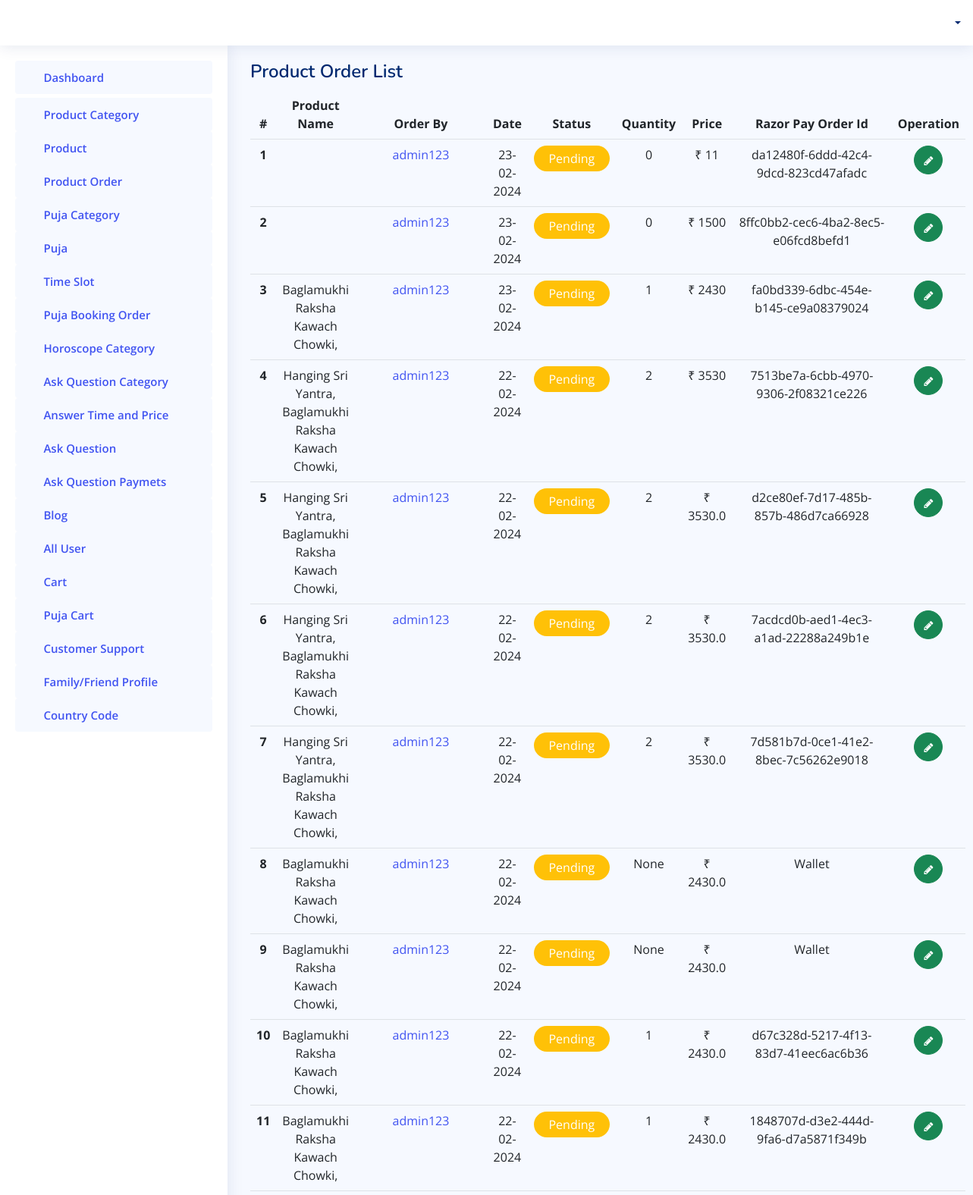
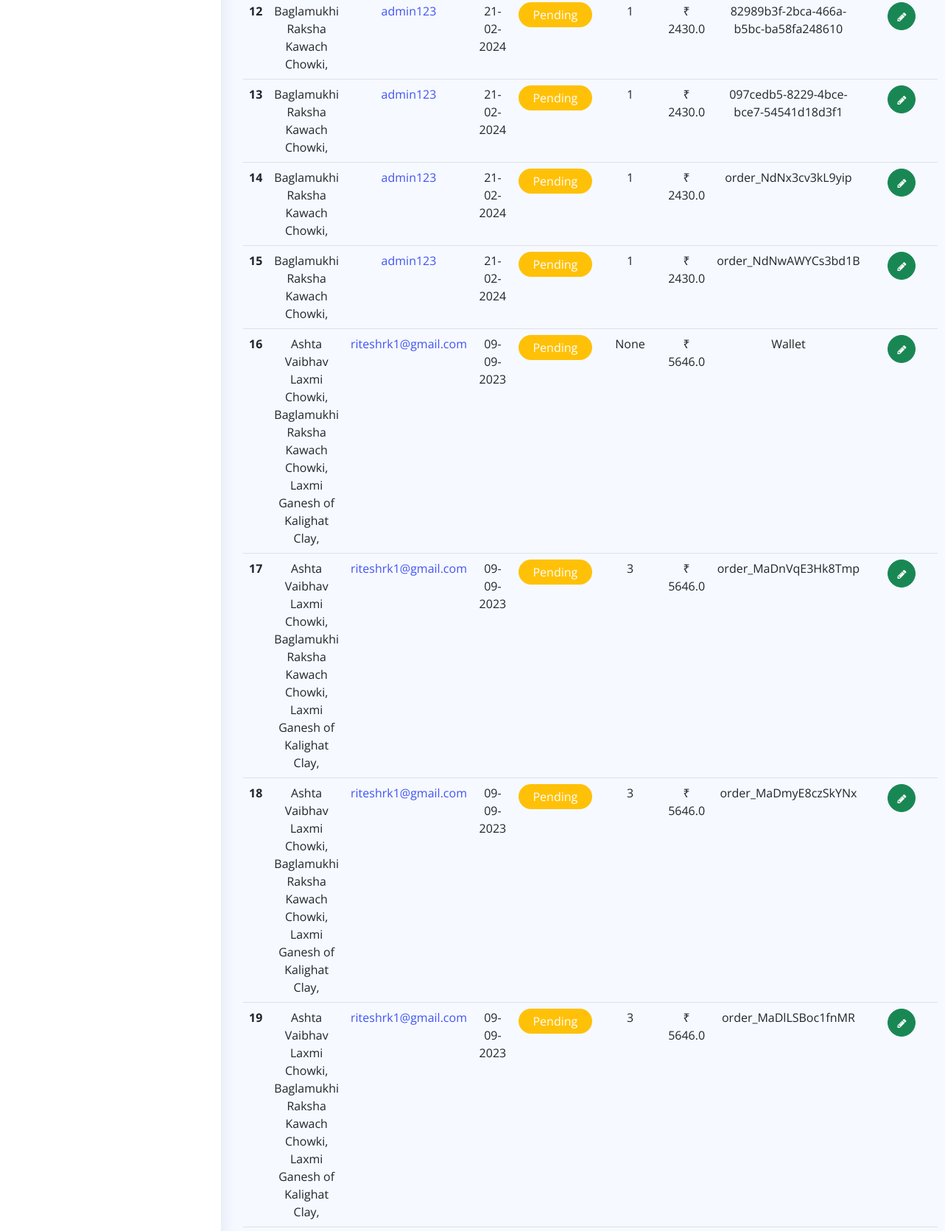
Page /admin-panel/getproductorder/ (upper part) on the committed database (2 pictures, top to bottom).
### adminapp/models.py (models this page shows)
class Order(models.Model):
    productid = models.JSONField(default=list, null=True)
    userid = models.ForeignKey(User,on_delete=models.CASCADE)
    orderdate = models.DateTimeField(auto_now=True)
    order_status = models.BooleanField(default=False)
    quantity = models.CharField(max_length=12, null=True)
    order_price = models.CharField(max_length=200, null=True)
    razor_pay_order_id = models.CharField(max_length=100, null=True, blank=True)
    razor_pay_payment_id = models.CharField(max_length=100, null=True, blank=True)
    razor_pay_payment_signature = models.CharField(max_length=100, null=True, blank=True)
    address = models.CharField(max_length=350, null=True)

### accounts/models.py (models this page shows)
class User(AbstractUser):
    is_user = models.BooleanField(default=False)
    contactno = models.CharField(max_length=12, null=True)
    profilepicture = models.ImageField(upload_to=filepath, blank=True, null=True)
    gender = models.CharField(max_length=12, null=True)
    language = models.CharField(max_length=50, null=True)
    dateofbirth = models.CharField(max_length=20, null=True)
    marital_status = models.CharField(max_length=50, null=True)
    timeofbirth = models.CharField(max_length=20, null=True)
    placeofbirth = models.CharField(max_length=100, null=True)
    currentaddress = models.CharField(max_length=300, null=True)
    mobileno = models.CharField(max_length=300, null=True)
    countrycode = models.CharField(max_length=50, null=True)
    houseno = models.CharField(max_length=300, null=True)
    area = models.CharField(max_length=300, null=True)
    landmark = models.CharField(max_length=300, null=True)
    pincode = models.CharField(max_length=300, null=True)
    towncity = models.CharField(max_length=300, null=True)
    state = models.CharField(max_length=300, null=True)

### adminapp/views.py (the view)
# urls.py: path('getproductorder/',views.GetAllProductOrder),
def GetAllProductOrder(request):
    prodorder = Order.objects.all().order_by('id').reverse()
    return render(request, "admintemp/getorderslis.html", {'prodorder':prodorder})

### templates/admintemp/getorderslis.html (shortened to what this page needs)
{% extends 'admintemp/index.html' %}
{% load static %}
  {% block content %}
  <main id="main" class="main">
    <div class="pagetitle">
      <h1>Product Order List</h1>
    </div>
    <section class="section">
      <div class="row">
        <div class="col-lg-12">
          <div class="">
            <div class="card-body" >
              <table class="table">
                <thead>
                  <tr  style="text-align:center;">
                    <th scope="col">#</th>
                    <th scope="col">Product Name</th>
                    <th scope="col">Order By</th>
                    <th scope="col">Date</th>
                    <th scope="col">Status</th>
                    <th scope="col">Quantity</th>
                    <th scope="col">Price</th>
                    <th scope="col">Razor Pay Order Id</th>
                    <th scope="col">Operation</th>
                  </tr>
                </thead>
                <tbody>
                  {% for ky in prodorder %}
                  <tr style="text-align:center;">
                    <th scope="row">{{forloop.counter}}</th>
                    <td width="300px">
                        {% for i in ky.productid %}
                    {{ i }},<br>
                    {% endfor %}
                    </td>
                    <td><a href="{% url 'view_profile' id=ky.id %}">{{ ky.userid }}</a></td>
                    <td>{{ ky.orderdate.date|date:"d-m-Y" }}</td>
                    <td>
                      {% if ky.order_status == True %}
                      <p style="background-color:#198754;color:#ffffff;width:100px;border-radius:20px;text-align:center;padding:5px;">Completed</p>
                      {% else %}
                         <p style="background-color:#ffc107;color:#ffffff;width:100px;border-radius:20px;text-align:center;padding:5px;">Pending</p>
                      {% endif %}
                    </td>
                    <td>{{ ky.quantity }}</td>
                    <td>₹ {{ ky.order_price }}</td>
                    <td>{{ ky.razor_pay_order_id }}</td>
                    <td style="text-align: center;">
                      <a class="btn btn-success" style="border-radius:50%;" href="{% url 'update_ord' id=ky.id %}"> <i class="fa fa-pencil" style="font-size: 14px;"> </i> </a>
                    </td>
                    </tr>
                  {% endfor %}
                </tbody>
              </table>
            </div>
          </div>
      </div>
    </section>
  </main>
  {% endblock content %}

### static/assets2/css/style.css (style rules this page uses)
:root { scroll-behavior: smooth; }
body { font-family: "Open Sans", sans-serif; background: #f6f9ff; color: #444444; }
a { color: #4154f1; text-decoration: none; }
h1, h2, h3, h4, h5, h6 { font-family: "Nunito", sans-serif; }
#main { margin-top: 60px; padding: 20px 30px; transition: all 0.3s; }
.pagetitle { margin-bottom: 10px; }
.pagetitle h1 { font-size: 24px; margin-bottom: 0; font-weight: 600; color: #012970; }
.card-body { padding: 0 20px 20px 2 0px; }
@media (min-width: 1200px) { #main, #footer { margin-left: 300px; } }

### rows in the picture
Order: userid "admin123", orderdate "23-02-2024", order_status "Pending", quantity "0", order_price "11", razor_pay_order_id "da12480f-6ddd-42c4-9dcd-823cd47afadc"
Order: userid "admin123", orderdate "23-02-2024", order_status "Pending", quantity "0", order_price "1500", razor_pay_order_id "8ffc0bb2-cec6-4ba2-8ec5-e06fcd8befd1"
Order: productid "Baglamukhi Raksha Kawach Chowki", userid "admin123", orderdate "23-02-2024", order_status "Pending", quantity "1", order_price "2430", razor_pay_order_id "fa0bd339-6dbc-454e-b145-ce9a08379024"
Order: productid "Hanging Sri Yantra" "Baglamukhi Raksha Kawach Chowki", userid "admin123", orderdate "22-02-2024", order_status "Pending", quantity "2", order_price "3530", razor_pay_order_id "7513be7a-6cbb-4970-9306-2f08321ce226"
Order: productid "Hanging Sri Yantra" "Baglamukhi Raksha Kawach Chowki", userid "admin123", orderdate "22-02-2024", order_status "Pending", quantity "2", order_price "3530.0", razor_pay_order_id "d2ce80ef-7d17-485b-857b-486d7ca66928"
Order: productid "Hanging Sri Yantra" "Baglamukhi Raksha Kawach Chowki", userid "admin123", orderdate "22-02-2024", order_status "Pending", quantity "2", order_price "3530.0", razor_pay_order_id "7acdcd0b-aed1-4ec3-a1ad-22288a249b1e"
Order: productid "Hanging Sri Yantra" "Baglamukhi Raksha Kawach Chowki", userid "admin123", orderdate "22-02-2024", order_status "Pending", quantity "2", order_price "3530.0", razor_pay_order_id "7d581b7d-0ce1-41e2-8bec-7c56262e9018"
Order: productid "Baglamukhi Raksha Kawach Chowki", userid "admin123", orderdate "22-02-2024", order_status "Pending", quantity "None", order_price "2430.0", razor_pay_order_id "Wallet"
Order: productid "Baglamukhi Raksha Kawach Chowki", userid "admin123", orderdate "22-02-2024", order_status "Pending", quantity "None", order_price "2430.0", razor_pay_order_id "Wallet"
Order: productid "Baglamukhi Raksha Kawach Chowki", userid "admin123", orderdate "22-02-2024", order_status "Pending", quantity "1", order_price "2430.0", razor_pay_order_id "d67c328d-5217-4f13-83d7-41eec6ac6b36"
Order: productid "Baglamukhi Raksha Kawach Chowki", userid "admin123", orderdate "22-02-2024", order_status "Pending", quantity "1", order_price "2430.0", razor_pay_order_id "1848707d-d3e2-444d-9fa6-d7a5871f349b"
Order: productid "Baglamukhi Raksha Kawach Chowki", userid "admin123", orderdate "21-02-2024", order_status "Pending", quantity "1", order_price "2430.0", razor_pay_order_id "82989b3f-2bca-466a-b5bc-ba58fa248610"
Order: productid "Baglamukhi Raksha Kawach Chowki", userid "admin123", orderdate "21-02-2024", order_status "Pending", quantity "1", order_price "2430.0", razor_pay_order_id "097cedb5-8229-4bce-bce7-54541d18d3f1"
Order: productid "Baglamukhi Raksha Kawach Chowki", userid "admin123", orderdate "21-02-2024", order_status "Pending", quantity "1", order_price "2430.0", razor_pay_order_id "order_NdNx3cv3kL9yip"
Order: productid "Baglamukhi Raksha Kawach Chowki", userid "admin123", orderdate "21-02-2024", order_status "Pending", quantity "1", order_price "2430.0", razor_pay_order_id "order_NdNwAWYCs3bd1B"
Order: productid "Ashta Vaibhav Laxmi Chowki" "Baglamukhi Raksha Kawach Chowki" "Laxmi Ganesh of Kalighat Clay", userid "riteshrk1@gmail.com", orderdate "09-09-2023", order_status "Pending", quantity "None", order_price "5646.0", razor_pay_order_id "Wallet"
Order: productid "Ashta Vaibhav Laxmi Chowki" "Baglamukhi Raksha Kawach Chowki" "Laxmi Ganesh of Kalighat Clay", userid "riteshrk1@gmail.com", orderdate "09-09-2023", order_status "Pending", quantity "3", order_price "5646.0", razor_pay_order_id "order_MaDnVqE3Hk8Tmp"
Order: productid "Ashta Vaibhav Laxmi Chowki" "Baglamukhi Raksha Kawach Chowki" "Laxmi Ganesh of Kalighat Clay", userid "riteshrk1@gmail.com", orderdate "09-09-2023", order_status "Pending", quantity "3", order_price "5646.0", razor_pay_order_id "order_MaDmyE8czSkYNx"
Order: productid "Ashta Vaibhav Laxmi Chowki" "Baglamukhi Raksha Kawach Chowki" "Laxmi Ganesh of Kalighat Clay", userid "riteshrk1@gmail.com", orderdate "09-09-2023", order_status "Pending", quantity "3", order_price "5646.0", razor_pay_order_id "order_MaDlLSBoc1fnMR"
